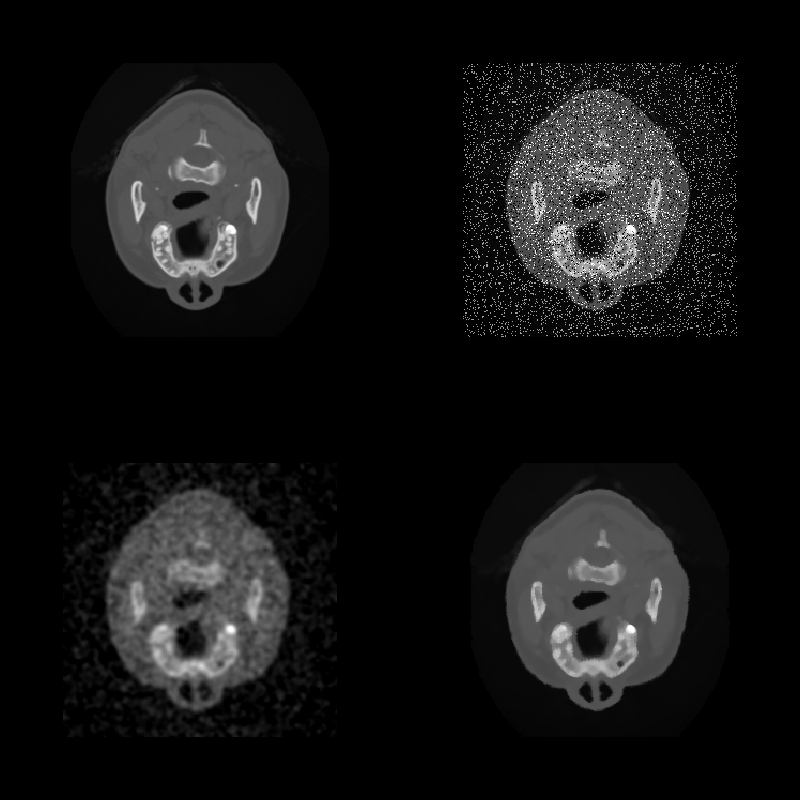

Source code (Python):
#!/usr/bin/env python

# Compare Gaussian and median smoothing for reducing low-probability
# high-amplitude (shot) noise on a slice of FullHead.mhd.  Four
# viewports: original (top-left), noisy (top-right), Gaussian smoothed
# (bottom-left), median filtered (bottom-right).

import os
from pathlib import Path

# Factory overrides: importing these modules registers the OpenGL rendering
# and interaction style implementations for vtkRenderingCore factory classes.
import vtkmodules.vtkInteractionStyle  # noqa: F401
import vtkmodules.vtkRenderingOpenGL2  # noqa: F401
# VTK pipeline classes used in this example
from vtkmodules.vtkCommonDataModel import vtkImageData
from vtkmodules.vtkIOImage import vtkMetaImageReader
from vtkmodules.vtkImagingCore import vtkImageCast, vtkImageThreshold
from vtkmodules.vtkImagingGeneral import vtkImageGaussianSmooth, vtkImageMedian3D
from vtkmodules.vtkImagingMath import vtkImageMathematics
from vtkmodules.vtkImagingSources import vtkImageNoiseSource
from vtkmodules.vtkInteractionStyle import vtkInteractorStyleImage
from vtkmodules.vtkRenderingCore import (
    vtkImageActor,
    vtkRenderWindow,
    vtkRenderWindowInteractor,
    vtkRenderer,
)

# Colors (normalized RGB)
black_rgb = (0.0, 0.0, 0.0)

# Data directory: defaults to the folder containing this script
data_dir = Path(os.environ.get("VPE_DATA_DIR", Path(__file__).parent))

# Reader: load the 3D medical volume
reader = vtkMetaImageReader()
reader.SetFileName(str(data_dir / "FullHead.mhd"))
reader.Update()

scalar_range = reader.GetOutput().GetPointData().GetScalars().GetRange()
extent = reader.GetOutput().GetExtent()
mid_z = (extent[5] - extent[4]) // 2

# Cast: convert to double for arithmetic
cast = vtkImageCast()
cast.SetInputConnection(reader.GetOutputPort())
cast.SetOutputScalarTypeToDouble()
cast.Update()

original_data = vtkImageData()
original_data.DeepCopy(cast.GetOutput())

# Generate shot noise and add it to the original image (inlined)
noise_amplitude = 2000.0
noise_fraction = 0.1

noise_source = vtkImageNoiseSource()
noise_source.SetWholeExtent(extent)
noise_source.SetMinimum(0.0)
noise_source.SetMaximum(1.0)

noise_thresh_high = vtkImageThreshold()
noise_thresh_high.SetInputConnection(noise_source.GetOutputPort())
noise_thresh_high.ThresholdByLower(1.0 - noise_fraction)
noise_thresh_high.SetInValue(0)
noise_thresh_high.SetOutValue(noise_amplitude)

noise_thresh_low = vtkImageThreshold()
noise_thresh_low.SetInputConnection(noise_source.GetOutputPort())
noise_thresh_low.ThresholdByLower(noise_fraction)
noise_thresh_low.SetInValue(1.0 - noise_amplitude)
noise_thresh_low.SetOutValue(0.0)

shot_noise = vtkImageMathematics()
shot_noise.SetInputConnection(0, noise_thresh_high.GetOutputPort())
shot_noise.SetInputConnection(1, noise_thresh_low.GetOutputPort())
shot_noise.SetOperationToAdd()

add_noise = vtkImageMathematics()
add_noise.SetInputData(0, original_data)
add_noise.SetInputConnection(1, shot_noise.GetOutputPort())
add_noise.SetOperationToAdd()
add_noise.Update()

noisy_data = vtkImageData()
noisy_data.DeepCopy(add_noise.GetOutput())

# Filter 1: median filter
median = vtkImageMedian3D()
median.SetInputData(noisy_data)
median.SetKernelSize(5, 5, 1)

# Filter 2: Gaussian smoothing
gaussian = vtkImageGaussianSmooth()
gaussian.SetDimensionality(2)
gaussian.SetInputData(noisy_data)
gaussian.SetStandardDeviations(2.0, 2.0)
gaussian.SetRadiusFactors(2.0, 2.0)

color_window = (scalar_range[1] - scalar_range[0]) * 0.8
color_level = color_window / 2

# Actor 1: original (top-left)
actor_original = vtkImageActor()
actor_original.GetMapper().SetInputData(original_data)
actor_original.GetProperty().SetColorWindow(color_window)
actor_original.GetProperty().SetColorLevel(color_level)
actor_original.GetProperty().SetInterpolationTypeToNearest()
actor_original.SetDisplayExtent(extent[0], extent[1], extent[2], extent[3],
                                mid_z, mid_z)

# Actor 2: noisy (top-right)
actor_noisy = vtkImageActor()
actor_noisy.GetMapper().SetInputData(noisy_data)
actor_noisy.GetProperty().SetColorWindow(color_window)
actor_noisy.GetProperty().SetColorLevel(color_level)
actor_noisy.GetProperty().SetInterpolationTypeToNearest()
actor_noisy.SetDisplayExtent(extent[0], extent[1], extent[2], extent[3],
                             mid_z, mid_z)

# Actor 3: Gaussian smoothed (bottom-left)
actor_gaussian = vtkImageActor()
actor_gaussian.GetMapper().SetInputConnection(gaussian.GetOutputPort())
actor_gaussian.GetProperty().SetColorWindow(color_window)
actor_gaussian.GetProperty().SetColorLevel(color_level)
actor_gaussian.GetProperty().SetInterpolationTypeToNearest()
actor_gaussian.SetDisplayExtent(extent[0], extent[1], extent[2], extent[3],
                                mid_z, mid_z)

# Actor 4: median filtered (bottom-right)
actor_median = vtkImageActor()
actor_median.GetMapper().SetInputConnection(median.GetOutputPort())
actor_median.GetProperty().SetColorWindow(color_window)
actor_median.GetProperty().SetColorLevel(color_level)
actor_median.GetProperty().SetInterpolationTypeToNearest()
actor_median.SetDisplayExtent(extent[0], extent[1], extent[2], extent[3],
                              mid_z, mid_z)

# Renderer 1: top-left — original
renderer_tl = vtkRenderer()
renderer_tl.AddActor(actor_original)
renderer_tl.SetViewport(0.0, 0.5, 0.5, 1.0)
renderer_tl.SetBackground(black_rgb)
renderer_tl.ResetCamera()

# Renderer 2: top-right — noisy
renderer_tr = vtkRenderer()
renderer_tr.AddActor(actor_noisy)
renderer_tr.SetViewport(0.5, 0.5, 1.0, 1.0)
renderer_tr.SetBackground(black_rgb)
renderer_tr.SetActiveCamera(renderer_tl.GetActiveCamera())

# Renderer 3: bottom-left — Gaussian
renderer_bl = vtkRenderer()
renderer_bl.AddActor(actor_gaussian)
renderer_bl.SetViewport(0.0, 0.0, 0.5, 0.5)
renderer_bl.SetBackground(black_rgb)
renderer_bl.SetActiveCamera(renderer_tl.GetActiveCamera())

# Renderer 4: bottom-right — median
renderer_br = vtkRenderer()
renderer_br.AddActor(actor_median)
renderer_br.SetViewport(0.5, 0.0, 1.0, 0.5)
renderer_br.SetBackground(black_rgb)
renderer_br.SetActiveCamera(renderer_tl.GetActiveCamera())

# Window: display the rendered scene
render_window = vtkRenderWindow()
render_window.AddRenderer(renderer_tl)
render_window.AddRenderer(renderer_tr)
render_window.AddRenderer(renderer_bl)
render_window.AddRenderer(renderer_br)
render_window.SetWindowName("median comparison")
render_window.SetMultiSamples(0)
render_window.SetSize(800, 800)

# Interactor: handle mouse and keyboard events with 2D image style
render_window_interactor = vtkRenderWindowInteractor()
interactor_style_image = vtkInteractorStyleImage()
render_window_interactor.SetInteractorStyle(interactor_style_image)
render_window_interactor.SetRenderWindow(render_window)

# Launch the interactive visualization
render_window_interactor.Initialize()
render_window_interactor.Start()
